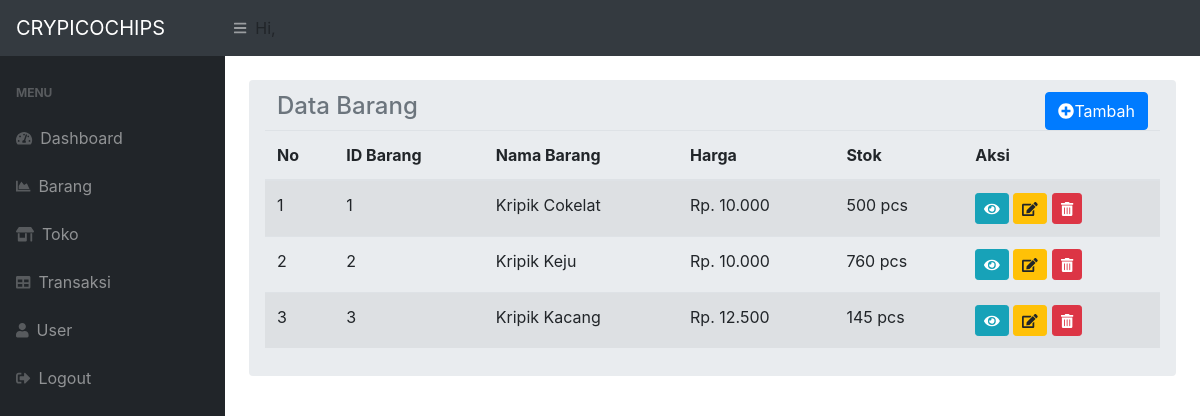
The app's page /admin/?page=barang (signed in) with its own data.
### tables this page shows
CREATE TABLE `tb_barang` (
  `id_barang` int(11) NOT NULL,
  `nama_barang` varchar(30) NOT NULL,
  `id_kategori_barang` int(11) NOT NULL,
  `diskripsi_barang` text NOT NULL,
  `berat_barang` float NOT NULL,
  `harga_barang` double NOT NULL,
  `stok_barang` int(11) NOT NULL
);

### admin/modal.php (the view, shortened to what this page needs)
</div>

### admin/barang.php (shortened to what this page needs)
<?php
    include 'config.php';
?>
<div class="col-sm-12">
    <button type="button" class="btn btn-primary" style="float:right;" title="Tambah Data" data-toggle="modal" data-target="#tambah_barang">
    <span class="fas fa-plus-circle"></span>Tambah</button>
    <h4><li class="breadcrumb-item active">Data Barang</li></h4>
</div>
<div class="table-responsive">
<table class="table table-striped">
    <thead>
    <tr>
        <th>No</th>
        <th>ID Barang</th>
        <th>Nama Barang</th>
        <th>Harga</th>
        <th>Stok</th>
        <th colspan="3">Aksi</th>
    </tr>
    </thead>
    <?php
        $no = 1;
        $qbarang = mysqli_query($config,"select * from tb_barang");
        while($qbarang2 = mysqli_fetch_array($qbarang)){
    ?>
    <tr>
        <td><?php echo $no++; ?></td>
        <td><?php echo $qbarang2['id_barang']; ?></td>
        <td><?php echo $qbarang2['nama_barang']; ?></td>
        <td>Rp. <?php echo number_format($qbarang2['harga_barang'],0, ".","."); ?></td>
        <td><?php echo $qbarang2['stok_barang']; ?> pcs</td>
        <td>
            <a href="#read_barang<?php echo $qbarang2['id_barang']; ?>" data-toggle="modal" class="btn btn-info btn-sm" title="Read"><span class="fas fa-eye"></span></a>
            <a href="#edit_barang<?php echo $qbarang2['id_barang']; ?>" data-toggle="modal" class="btn btn-warning btn-sm" title="Edit"><span class="fas fa-edit"></span></a>
            <a href="#hapus_barang<?php echo $qbarang2['id_barang']; ?>" data-toggle="modal" class="btn btn-danger btn-sm" title="Hapus"><span class="fas fa-trash-alt"></span></a>
        </td>
    </tr>
        <?php include('modal.php'); } ?>
</div>

### records on screen
tb_barang: id_barang "1", nama_barang "Kripik Cokelat", harga_barang "10.000", stok_barang "500"
tb_barang: id_barang "2", nama_barang "Kripik Keju", harga_barang "10.000", stok_barang "760"
tb_barang: id_barang "3", nama_barang "Kripik Kacang", harga_barang "12.500", stok_barang "145"
